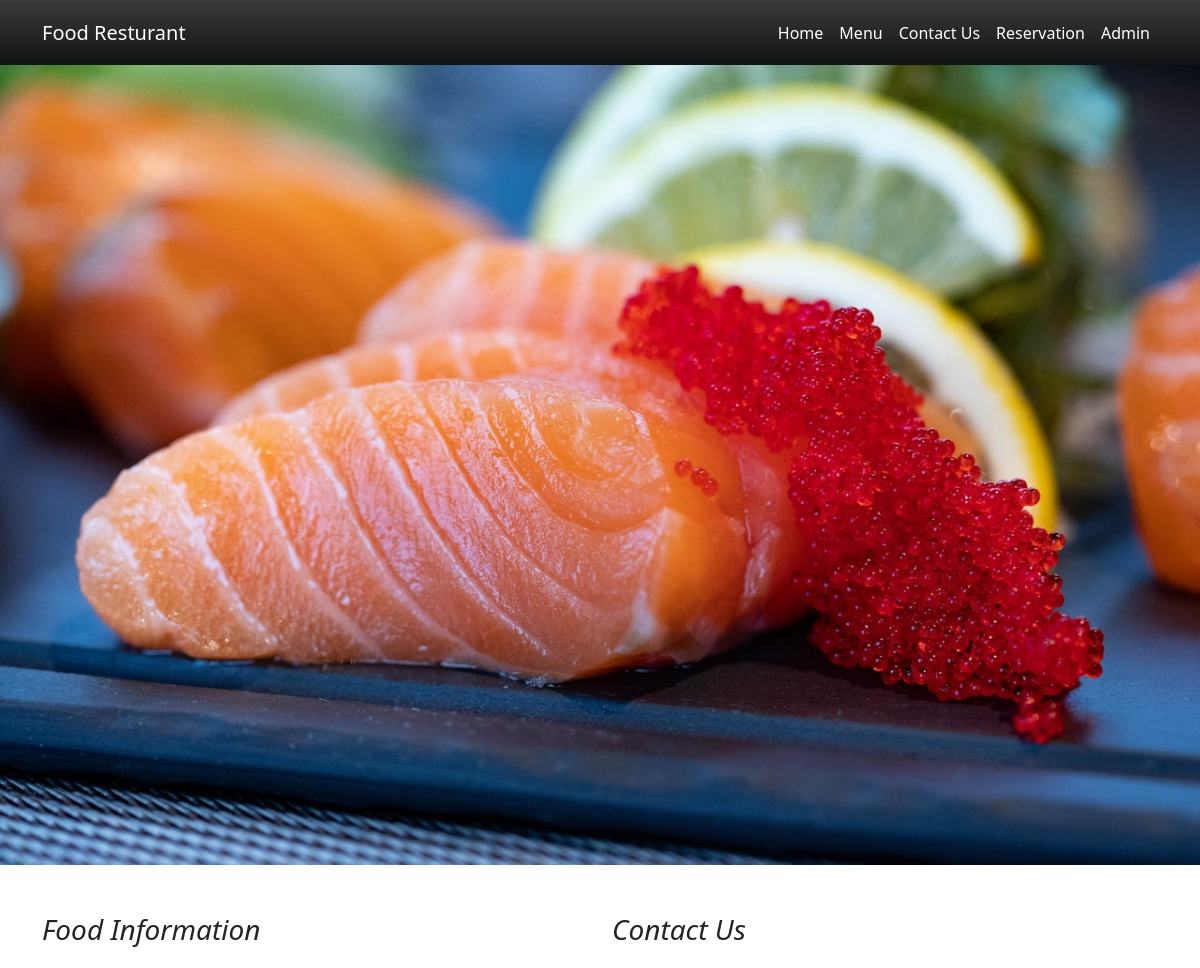
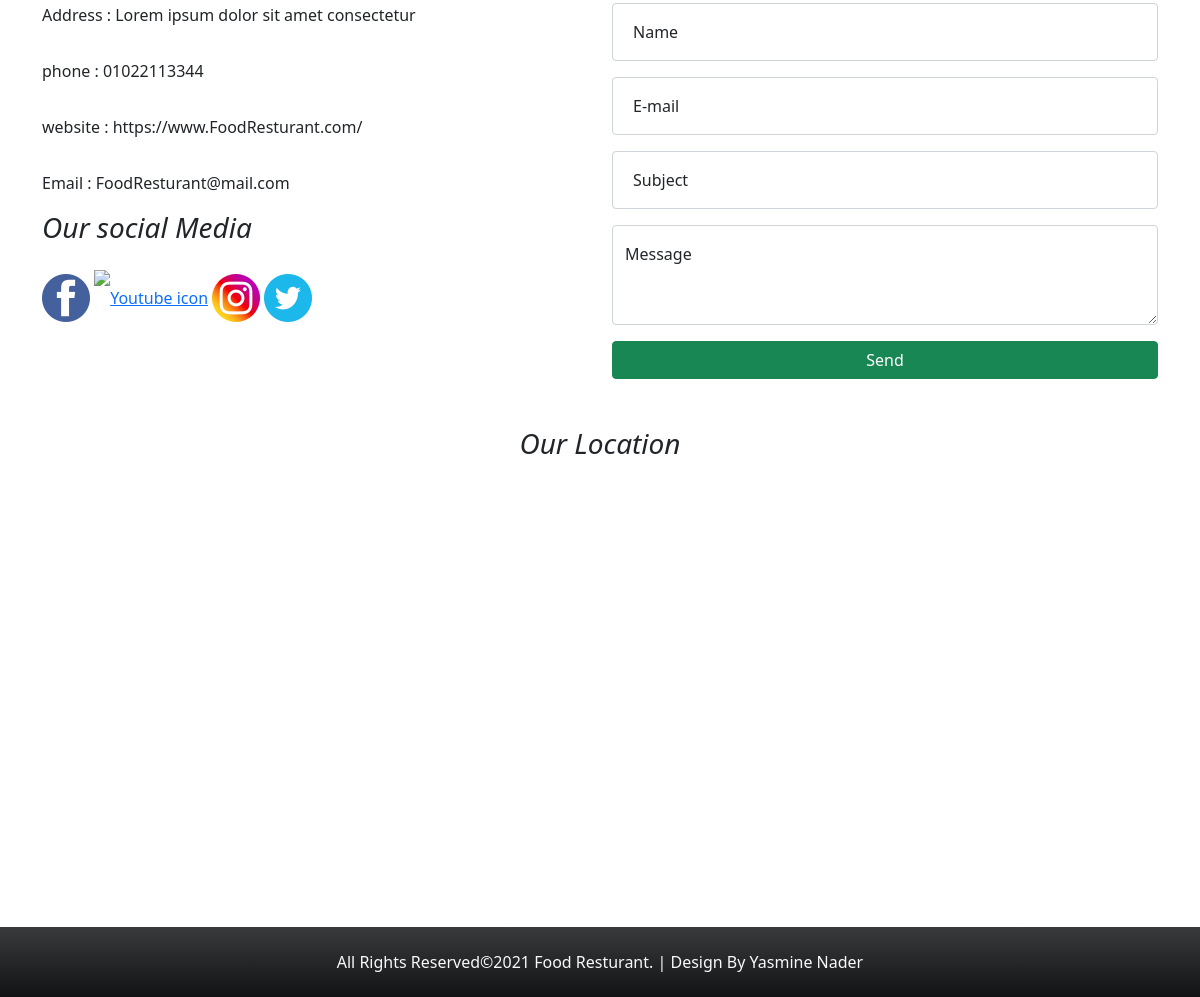
Page /front-end/contact.php on the committed database (2 pictures, top to bottom).
### tables this page shows
CREATE TABLE `contact_information` (
  `id` int(11) NOT NULL,
  `address` char(100) NOT NULL,
  `phone` char(11) NOT NULL,
  `website` char(150) NOT NULL,
  `email` char(150) NOT NULL,
  `url_facebook` char(255) NOT NULL,
  `url_youtube` char(255) NOT NULL,
  `url_instagram` char(255) NOT NULL,
  `url_twitter` char(255) NOT NULL
);

### front-end/contact.php (the view, shortened to what this page needs)
<?php
require "../connection/dbconnection.php";
?>
<?php include "../layout/header.php"?>
    <div class="contactbanner mb-5">
    </div>
    <?php $sql="select * from contact_information";
           $query=mysqli_query($con,$sql);
           $data=mysqli_fetch_assoc($query);
?>
    <div class="container">
      <div class="row">
        <div class="col-6 info">
          <h3 class="fst-italic">Food Information</h3>
          <div>
            <span>Address : </span>
            <span><?php echo $data['address']?> </span>
          </div>
          <div>
            <span>phone : </span>
            <span><?php echo $data['phone']?></span>
          </div>
          <div>
            <span>website : </span>
            <span><?php echo $data['website']?></span>
          </div>
          <div>
            <span>Email : </span>
            <span><?php echo $data['email']?></span>
          </div>
          <div class="">
            <h3 class="fst-italic mb-4">Our social Media</h3>
            <div>
              <a href="<?php echo $data['url_facebook']?>" target="_blank"><img src="../images/facebook.png"
                  alt="facebook icon"></a>
              <a href="<?php echo $data['url_youtube']?>" target="_blank"><img src="../images/youtube.png" alt="Youtube icon"></a>
              <a href="<?php echo $data['url_instagram']?>" target="_blank"><img src="../images/instagram.png"
                  alt="Instagram icon"></a>
              <a href="<?php echo $data['url_twitter']?>" target="_blank"><img src="../images/twitter.png" alt="Twitter icon"></a>
            </div>
          </div>
        </div>
        <div class="col-6">
          <h3 class="fst-italic mb-4">Contact Us</h3>
          <form action="<?php echo htmlspecialchars($_SERVER['PHP_SELF'])?>" method="post">
            <div class="form-floating mb-3">
              <input type="text" class="form-control" id="name" placeholder="Name" name="name">
              <label for="name" class="ms-2">Name</label>
            </div>
            <div class="form-floating mb-3">
              <input type="email" class="form-control" id="email" placeholder="E-mail" name="email">
              <label for="email" class="ms-2">E-mail</label>
            </div>
            <div class="form-floating mb-3">
              <input type="text" class="form-control" id="subject" placeholder="Subject" name="subject">
              <label for="subject" class="ms-2">Subject</label>
            </div>
            <div class="form-floating">
              <textarea class="form-control" placeholder="Message" id="message" style="height: 100px"
                name="message"></textarea>
              <label for="message">Message</label>
            </div>
            <button type="submit" class="btn btn-success mt-3 w-100">Send</button>
          </form>
        </div>
      </div>
    </div>
      <div class="mt-5 map">
        <h3 class="fst-italic text-center mb-4">Our Location</h3>
        <map>
        <iframe
          src="https://www.google.com/maps/embed?pb=!1m18!1m12!1m3!1d55251.377099651014!2d31.223444799685!3d30.05948381031422!2m3!1f0!2f0!3f0!3m2!1i1024!2i768!4f13.1!3m3!1m2!1s0x14583fa60b21beeb%3A0x79dfb296e8423bba!2sCairo%2C%20Cairo%20Governorate!5e0!3m2!1sen!2seg!4v1617141936713!5m2!1sen!2seg"
          width="100%" height="450" style="border:0;" allowfullscreen="" loading="lazy"></iframe>
          </map>
      </div>
  </main>
  <?php include '../layout/footer.php'?>

### css/style.css (style rules this page uses)
body { padding: 0px; margin: 0px; }
.contactbanner { background: url(../images/contactimg.jpg)no-repeat; background-size: cover; width: 100%; height: 800px; }
.info { line-height: 3.5; }
.map { height: 500px; }

### rows in the picture
contact_information: address "Lorem ipsum dolor sit amet consectetur", phone "01022113344", website "https://www.FoodResturant.com/", email "FoodResturant@mail.com"
